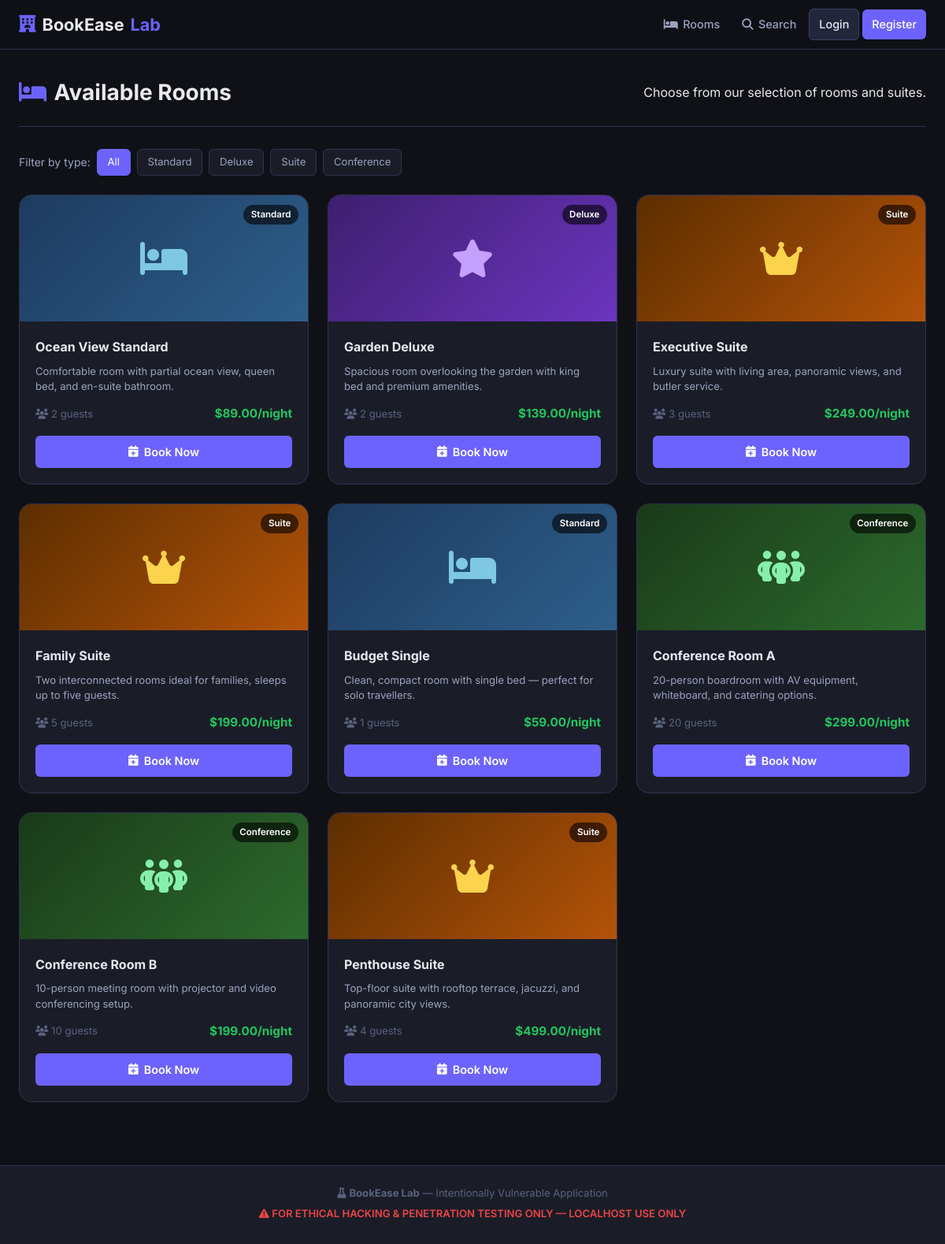
The page /rooms.php on the database its author committed.
### tables this page shows
CREATE TABLE IF NOT EXISTS rooms (
    id           INT AUTO_INCREMENT PRIMARY KEY,
    name         VARCHAR(120) NOT NULL,
    type         ENUM('standard','deluxe','suite','conference') NOT NULL DEFAULT 'standard',
    description  TEXT,
    price_per_night DECIMAL(10,2) NOT NULL,
    capacity     INT NOT NULL DEFAULT 2,
    image        VARCHAR(255) DEFAULT 'default-room.jpg',
    status       ENUM('available','maintenance','inactive') NOT NULL DEFAULT 'available'
);

### includes/auth.php (called while the page is built, shortened)
<?php
function current_user() {
    return isset($_SESSION['user']) ? $_SESSION['user'] : null;
}

### rooms.php (the view, shortened to what this page needs)
<?php
require_once 'includes/db.php';
require_once 'includes/auth.php';
$type_filter = $_GET['type'] ?? '';
$sql = "SELECT * FROM rooms WHERE status='available'";
$rooms = mysqli_query($conn, $sql);
require_once 'includes/header.php';
?>
<div class="container">
    <div class="page-header">
        <h1><i class="fa-solid fa-bed"></i> Available Rooms</h1>
        <p>Choose from our selection of rooms and suites.</p>
    </div>
    <div class="filter-bar">
        <span>Filter by type:</span>
        <a href="/vuln1/rooms.php" class="filter-btn <?= !$type_filter ? 'active' : '' ?>">All</a>
        <a href="/vuln1/rooms.php?type=standard"   class="filter-btn <?= $type_filter==='standard'   ? 'active' : '' ?>">Standard</a>
        <a href="/vuln1/rooms.php?type=deluxe"     class="filter-btn <?= $type_filter==='deluxe'     ? 'active' : '' ?>">Deluxe</a>
        <a href="/vuln1/rooms.php?type=suite"      class="filter-btn <?= $type_filter==='suite'      ? 'active' : '' ?>">Suite</a>
        <a href="/vuln1/rooms.php?type=conference" class="filter-btn <?= $type_filter==='conference' ? 'active' : '' ?>">Conference</a>
    </div>
    <div class="rooms-grid">
    <?php while ($room = mysqli_fetch_assoc($rooms)): ?>
        <div class="room-card">
            <div class="room-img-wrap">
                <div class="room-img-placeholder room-type-<?= $room['type'] ?>">
                    <?php
                    $icons = ['standard'=>'fa-bed','deluxe'=>'fa-star','suite'=>'fa-crown','conference'=>'fa-people-group'];
                    $icon  = $icons[$room['type']] ?? 'fa-bed';
                    ?>
                    <i class="fa-solid <?= $icon ?>"></i>
                </div>
                <span class="room-type-badge"><?= ucfirst($room['type']) ?></span>
            </div>
            <div class="room-body">
                <h3><?= htmlspecialchars($room['name']) ?></h3>
                <p class="room-desc"><?= htmlspecialchars($room['description']) ?></p>
                <div class="room-meta">
                    <span><i class="fa-solid fa-users"></i> <?= $room['capacity'] ?> guests</span>
                    <span class="room-price">$<?= number_format($room['price_per_night'], 2) ?>/night</span>
                </div>
                <a href="/vuln1/book.php?room_id=<?= $room['id'] ?>" class="btn btn-primary btn-full">
                    <i class="fa-solid fa-calendar-plus"></i> Book Now
                </a>
            </div>
        </div>
    <?php endwhile; ?>
    </div>
</div>
<?php require_once 'includes/footer.php'; ?>

### includes/header.php (shortened to what this page needs)
<?php
$user = current_user();
?>
<!DOCTYPE html>
<html lang="en">
<head>
    <link rel="stylesheet" href="/vuln1/assets/css/style.css">
    <link rel="stylesheet" href="https://cdnjs.cloudflare.com/ajax/libs/font-awesome/6.5.0/css/all.min.css">
</head>
<body>
<nav class="navbar">
    <div class="nav-inner">
        <a href="/vuln1/" class="brand">
            <i class="fa-solid fa-hotel"></i> BookEase<span class="brand-lab">Lab</span>
        </a>
        <ul class="nav-links">
            <li><a href="/vuln1/rooms.php"><i class="fa-solid fa-bed"></i> Rooms</a></li>
            <li><a href="/vuln1/search.php"><i class="fa-solid fa-magnifying-glass"></i> Search</a></li>
            <?php if ($user): ?>
                <li><a href="/vuln1/bookings.php"><i class="fa-solid fa-calendar-check"></i> My Bookings</a></li>
                <li><a href="/vuln1/profile.php"><i class="fa-solid fa-user"></i> <?= htmlspecialchars($user['username']) ?></a></li>
                <?php if (in_array($user['role'], ['staff','admin'])): ?>
                <li><a href="/vuln1/admin/" class="nav-badge">Admin</a></li>
                <?php endif; ?>
                <li><a href="/vuln1/logout.php" class="btn-nav-logout">Logout</a></li>
            <?php else: ?>
                <li><a href="/vuln1/login.php" class="btn-nav">Login</a></li>
                <li><a href="/vuln1/register.php" class="btn-nav btn-nav-alt">Register</a></li>
            <?php endif; ?>
        </ul>
    </div>
</nav>
<main class="main-content">

### includes/footer.php (shortened to what this page needs)
</main>
<footer class="site-footer">
    <div class="footer-inner">
        <p><i class="fa-solid fa-flask"></i> <strong>BookEase Lab</strong> &mdash; Intentionally Vulnerable Application</p>
        <p class="footer-warn"><i class="fa-solid fa-triangle-exclamation"></i> FOR ETHICAL HACKING &amp; PENETRATION TESTING ONLY &mdash; LOCALHOST USE ONLY</p>
    </div>
</footer>
</body>
</html>

### rows shown on the page
rooms: type "Standard", name "Ocean View Standard", description "Comfortable room with partial ocean view, queen bed, and en-suite bathroom.", capacity "2", price_per_night "89.00"
rooms: type "Deluxe", name "Garden Deluxe", description "Spacious room overlooking the garden with king bed and premium amenities.", capacity "2", price_per_night "139.00"
rooms: type "Suite", name "Executive Suite", description "Luxury suite with living area, panoramic views, and butler service.", capacity "3", price_per_night "249.00"
rooms: type "Suite", name "Family Suite", description "Two interconnected rooms ideal for families, sleeps up to five guests.", capacity "5", price_per_night "199.00"
rooms: type "Standard", name "Budget Single", description "Clean, compact room with single bed — perfect for solo travellers.", capacity "1", price_per_night "59.00"
rooms: type "Conference", name "Conference Room A", description "20-person boardroom with AV equipment, whiteboard, and catering options.", capacity "20", price_per_night "299.00"
rooms: type "Conference", name "Conference Room B", description "10-person meeting room with projector and video conferencing setup.", capacity "10", price_per_night "199.00"
rooms: type "Suite", name "Penthouse Suite", description "Top-floor suite with rooftop terrace, jacuzzi, and panoramic city views.", capacity "4", price_per_night "499.00"
